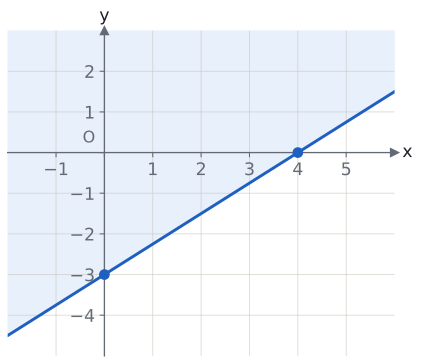

Reproduce this figure in Python.
import sys; sys.path.insert(0, "tools")
from cizim import *

# Alıştırma Soru 10: (4, 0) ve (0, −3) noktalarından geçen düz doğru (3x − 4y = 12); orijinin bulunduğu sol üst taraf boyalı.
fig, ax = sekil(5.2, 4.4)
eksenler(ax, x=(-2, 6), y=(-5, 3))
ax.set_xticks(range(-1, 6)); ax.set_yticks(range(-4, 3))
ax.set_xticklabels([str(t).replace("-", "−") if t else "" for t in range(-1, 6)])
ax.set_yticklabels([str(t).replace("-", "−") if t else "" for t in range(-4, 3)])
xs = np.linspace(-2, 6, 200)
yl = 3 * xs / 4 - 3
ax.fill_between(xs, yl, 3, color=MAVI_ACIK, zorder=0.2)
ax.plot(xs, yl, color=MAVI, zorder=3)
nokta(ax, 4, 0, "", renk=MAVI); nokta(ax, 0, -3, "", renk=MAVI)
ax.text(-0.45, 0.25, "O", color=SOLUK, fontsize=12)
kaydet(fig, __file__)
